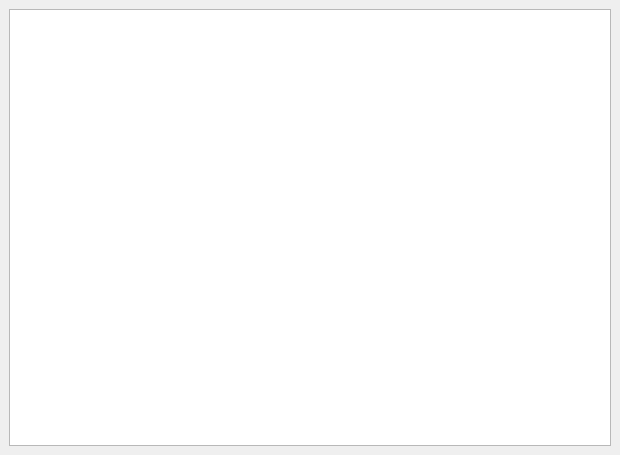
<?xml version="1.0" encoding="UTF-8"?>
<ui version="4.0">
 <class>MainWindow</class>
 <widget class="QMainWindow" name="MainWindow">
  <property name="geometry">
   <rect>
    <x>0</x>
    <y>0</y>
    <width>620</width>
    <height>455</height>
   </rect>
  </property>
  <property name="windowTitle">
   <string>SQLite-Example</string>
  </property>
  <widget class="QWidget" name="centralwidget">
   <layout class="QGridLayout" name="gridLayout">
    <item row="0" column="0">
     <widget class="QTableView" name="personsTableView"/>
    </item>
   </layout>
  </widget>
 </widget>
 <resources/>
 <connections/>
</ui>
